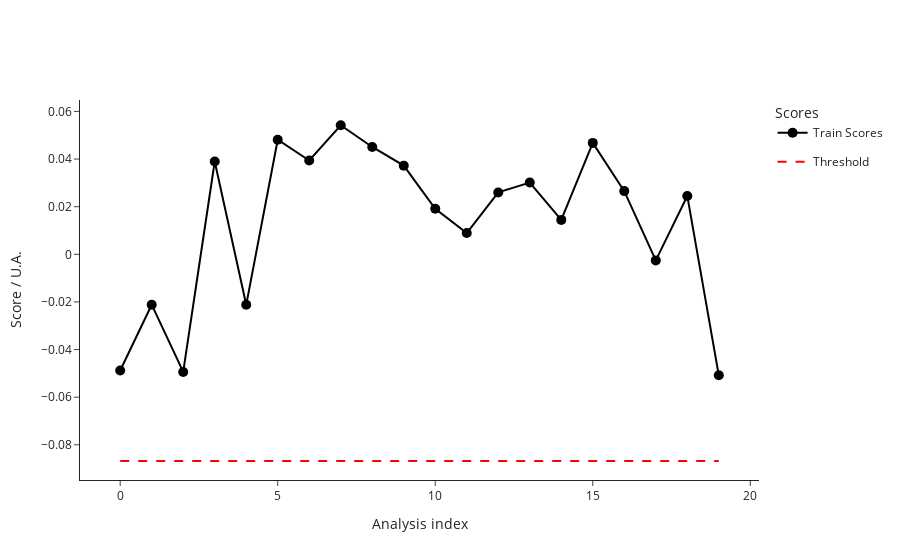

Source (notebook cell):
### Code cell
fig_train_scores=ana.plot_scores()
fig_train_scores.write_image("dev/figures/fig_train_scores.png", width=1100, height= 350, scale = 3)
fig_train_scores.show()

### Figure 1 — Plotly figure (JSON) as saved in the notebook; plotly's stock layout.template omitted (floating-point values rounded to 4 significant figures)
{"data": [{"hovertemplate": ["<b>index: </b>18<br><b>name: </b>210812_Pac--005<br><b>path: </b>C:/Users/Sandeep/Desktop/ExtractedSignals\\210812_Pac 2021-08-12 10-30-07\\210812_Pac--005.D<br><b>batch: </b>210812_Pac 2021-08-12 10-30-07<br><b>batch_position: </b>5<br><b>idle_time: </b>39.0<br><b>sample: </b>NaCl 0,9%<br><b>method: </b>SAA_411_Pac.M<br><b>timestamp: </b>2021-08-12 10:50:23<br><b>detector: </b>G1315C<br><b>pump: </b>G7110B<br><b>start_time: </b>2021-08-12 10:50:57<br><b>end_time: </b>2021-08-12 10:54:57<br><b>runtime: </b>239.7000000000036", "<b>index: </b>19<br><b>name: </b>210812_Pac--006<br><b>path: </b>C:/Users/Sandeep/Desktop/ExtractedSignals\\210812_Pac 2021-08-12 10-30-07\\210812_Pac--006.D<br><b>batch: </b>210812_Pac 2021-08-12 10-30-07<br><b>batch_position: </b>6<br><b>idle_time: </b>39.0<br><b>sample: </b>Blank<br><b>method: </b>SAA_411_Pac.M<br><b>timestamp: </b>2021-08-12 10:55:02<br><b>detector: </b>G1315C<br><b>pump: </b>G7110B<br><b>start_time: </b>2021-08-12 10:55:36<br><b>end_time: </b>2021-08-12 10:59:36<br><b>runtime: </b>239.7000000000036", "<b>index: </b>20<br><b>name: </b>210812_Pac--007<br><b>path: </b>C:/Users/Sandeep/Desktop/ExtractedSignals\\210812_Pac 2021-08-12 10-30-07\\210812_Pac--007.D<br><b>batch: </b>210812_Pac 2021-08-12 10-30-07<br><b>batch_position: </b>7<br><b>idle_time: </b>39.0<br><b>sample: </b>0.025 mg/ml<br><b>method: </b>SAA_411_Pac.M<br><b>timestamp: </b>2021-08-12 10:59:41<br><b>detector: </b>G1315C<br><b>pump: </b>G7110B<br><b>start_time: </b>2021-08-12 11:00:15<br><b>end_time: </b>2021-08-12 11:04:15<br><b>runtime: </b>239.7000000000036", "<b>index: </b>21<br><b>name: </b>210812_Pac--008<br><b>path: </b>C:/Users/Sandeep/Desktop/ExtractedSignals\\210812_Pac 2021-08-12 10-30-07\\210812_Pac--008.D<br><b>batch: </b>210812_Pac 2021-08-12 10-30-07<br><b>batch_position: </b>8<br><b>idle_time: </b>39.0<br><b>sample: </b>Blank<br><b>method: </b>SAA_411_Pac.M<br><b>timestamp: </b>2021-08-12 11:04:20<br><b>detector: </b>G1315C<br><b>pump: </b>G7110B<br><b>start_time: </b>2021-08-12 11:04:54<br><b>end_time: </b>2021-08-12 11:08:54<br><b>runtime: </b>239.7000000000036", "<b>index: </b>22<br><b>name: </b>210812_Pac--009<br><b>path: </b>C:/Users/Sandeep/Desktop/ExtractedSignals\\210812_Pac 2021-08-12 10-30-07\\210812_Pac--009.D<br><b>batch: </b>210812_Pac 2021-08-12 10-30-07<br><b>batch_position: </b>9<br><b>idle_time: </b>38.0<br><b>sample: </b>210806/036 :10<br><b>method: </b>SAA_411_Pac.M<br><b>timestamp: </b>2021-08-12 11:08:59<br><b>detector: </b>G1315C<br><b>pump: </b>G7110B<br><b>start_time: </b>2021-08-12 11:09:32<br><b>end_time: </b>2021-08-12 11:13:32<br><b>runtime: </b>239.7000000000036", "<b>index: </b>23<br><b>name: </b>210812_Pac--010<br><b>path: </b>C:/Users/Sandeep/Desktop/ExtractedSignals\\210812_Pac 2021-08-12 10-30-07\\210812_Pac--010.D<br><b>batch: </b>210812_Pac 2021-08-12 10-30-07<br><b>batch_position: </b>10<br><b>idle_time: </b>39.0<br><b>sample: </b>210806/036 :10<br><b>method: </b>SAA_411_Pac.M<br><b>timestamp: </b>2021-08-12 11:13:37<br><b>detector: </b>G7110B<br><b>pump: </b>G7110B<br><b>start_time: </b>2021-08-12 11:14:11<br><b>end_time: </b>2021-08-12 11:18:11<br><b>runtime: </b>239.7000000000036", "<b>index: </b>24<br><b>name: </b>210812_Pac--011<br><b>path: </b>C:/Users/Sandeep/Desktop/ExtractedSignals\\210812_Pac 2021-08-12 10-30-07\\210812_Pac--011.D<br><b>batch: </b>210812_Pac 2021-08-12 10-30-07<br><b>batch_position: </b>11<br><b>idle_time: </b>39.0<br><b>sample: </b>210806/036 :10<br><b>method: </b>SAA_411_Pac.M<br><b>timestamp: </b>2021-08-12 11:18:16<br><b>detector: </b>G7110B<br><b>pump: </b>G7110B<br><b>start_time: </b>2021-08-12 11:18:50<br><b>end_time: </b>2021-08-12 11:22:50<br><b>runtime: </b>239.7000000000036", "<b>index: </b>25<br><b>name: </b>210812_Pac--012<br><b>path: </b>C:/Users/Sandeep/Desktop/ExtractedSignals\\210812_Pac 2021-08-12 10-30-07\\210812_Pac--012.D<br><b>batch: </b>210812_Pac 2021-08-12 10-30-07<br><b>batch_position: </b>12<br><b>idle_time: </b>39.0<br><b>sample: </b>Blank<br><b>method: </b>SAA_411_Pac.M<br><b>timestamp: </b>2021-08-12 11:22:55<br><b>detector: </b>G1315C<br><b>pump: </b>G7110B<br><b>start_time: </b>2021-08-12 11:23:29<br><b>end_time: </b>2021-08-12 11:27:29<br><b>runtime: </b>239.7000000000036", "<b>index: </b>26<br><b>name: </b>210812_Pac--013<br><b>path: </b>C:/Users/Sandeep/Desktop/ExtractedSignals\\210812_Pac 2021-08-12 10-30-07\\210812_Pac--013.D<br><b>batch: </b>210812_Pac 2021-08-12 10-30-07<br><b>batch_position: </b>13<br><b>idle_time: </b>39.0<br><b>sample: </b>0.025 mg/ml<br><b>method: </b>SAA_411_Pac.M<br><b>timestamp: </b>2021-08-12 11:27:34<br><b>detector: </b>G1315C<br><b>pump: </b>G7110B<br><b>start_time: </b>2021-08-12 11:28:08<br><b>end_time: </b>2021-08-12 11:32:08<br><b>runtime: </b>239.7000000000036", "<b>index: </b>27<br><b>name: </b>210812_Pac--014<br><b>path: </b>C:/Users/Sandeep/Desktop/ExtractedSignals\\210812_Pac 2021-08-12 10-30-07\\210812_Pac--014.D<br><b>batch: </b>210812_Pac 2021-08-12 10-30-07<br><b>batch_position: </b>14<br><b>idle_time: </b>38.0<br><b>sample: </b>Blank<br><b>method: </b>SAA_411_Pac.M<br><b>timestamp: </b>2021-08-12 11:32:13<br><b>detector: </b>G7110B<br><b>pump: </b>G7110B<br><b>start_time: </b>2021-08-12 11:32:46<br><b>end_time: </b>2021-08-12 11:36:47<br><b>runtime: </b>239.7000000000036", "<b>index: </b>51<br><b>name: </b>210813_Pac--005<br><b>path: </b>C:/Users/Sandeep/Desktop/ExtractedSignals\\210813_Pac 2021-08-13 10-37-27\\210813_Pac--005.D<br><b>batch: </b>210813_Pac 2021-08-13 10-37-27<br><b>batch_position: </b>5<br><b>idle_time: </b>39.0<br><b>sample: </b>NaCl 0,9%<br><b>method: </b>SAA_411_Pac.M<br><b>timestamp: </b>2021-08-13 10:57:52<br><b>detector: </b>G7110B<br><b>pump: </b>G7110B<br><b>start_time: </b>2021-08-13 10:58:26<br><b>end_time: </b>2021-08-13 11:02:27<br><b>runtime: </b>239.7000000000036", "<b>index: </b>52<br><b>name: </b>210813_Pac--006<br><b>path: </b>C:/Users/Sandeep/Desktop/ExtractedSignals\\210813_Pac 2021-08-13 10-37-27\\210813_Pac--006.D<br><b>batch: </b>210813_Pac 2021-08-13 10-37-27<br><b>batch_position: </b>6<br><b>idle_time: </b>38.0<br><b>sample: </b>Blank<br><b>method: </b>SAA_411_Pac.M<br><b>timestamp: </b>2021-08-13 11:02:31<br><b>detector: </b>G1315C<br><b>pump: </b>G7110B<br><b>start_time: </b>2021-08-13 11:03:05<br><b>end_time: </b>2021-08-13 11:07:06<br><b>runtime: </b>239.7000000000036", "<b>index: </b>53<br><b>name: </b>210813_Pac--007<br><b>path: </b>C:/Users/Sandeep/Desktop/ExtractedSignals\\210813_Pac 2021-08-13 10-37-27\\210813_Pac--007.D<br><b>batch: </b>210813_Pac 2021-08-13 10-37-27<br><b>batch_position: </b>7<br><b>idle_time: </b>38.0<br><b>sample: </b>0.025 mg/ml<br><b>method: </b>SAA_411_Pac.M<br><b>timestamp: </b>2021-08-13 11:07:10<br><b>detector: </b>G1315C<br><b>pump: </b>G7116B<br><b>start_time: </b>2021-08-13 11:07:44<br><b>end_time: </b>2021-08-13 11:11:45<br><b>runtime: </b>239.7000000000036", "<b>index: </b>54<br><b>name: </b>210813_Pac--008<br><b>path: </b>C:/Users/Sandeep/Desktop/ExtractedSignals\\210813_Pac 2021-08-13 10-37-27\\210813_Pac--008.D<br><b>batch: </b>210813_Pac 2021-08-13 10-37-27<br><b>batch_position: </b>8<br><b>idle_time: </b>38.0<br><b>sample: </b>Blank<br><b>method: </b>SAA_411_Pac.M<br><b>timestamp: </b>2021-08-13 11:11:49<br><b>detector: </b>G1315C<br><b>pump: </b>G7110B<br><b>start_time: </b>2021-08-13 11:12:23<br><b>end_time: </b>2021-08-13 11:16:23<br><b>runtime: </b>239.7000000000036", "<b>index: </b>55<br><b>name: </b>210813_Pac--009<br><b>path: </b>C:/Users/Sandeep/Desktop/ExtractedSignals\\210813_Pac 2021-08-13 10-37-27\\210813_Pac--009.D<br><b>batch: </b>210813_Pac 2021-08-13 10-37-27<br><b>batch_position: </b>9<br><b>idle_time: </b>39.0<br><b>sample: </b>210812/004 :20<br><b>method: </b>SAA_411_Pac.M<br><b>timestamp: </b>2021-08-13 11:16:28<br><b>detector: </b>G1315C<br><b>pump: </b>G7110B<br><b>start_time: </b>2021-08-13 11:17:02<br><b>end_time: </b>2021-08-13 11:21:03<br><b>runtime: </b>239.7000000000036", "<b>index: </b>56<br><b>name: </b>210813_Pac--010<br><b>path: </b>C:/Users/Sandeep/Desktop/ExtractedSignals\\210813_Pac 2021-08-13 10-37-27\\210813_Pac--010.D<br><b>batch: </b>210813_Pac 2021-08-13 10-37-27<br><b>batch_position: </b>10<br><b>idle_time: </b>38.0<br><b>sample: </b>210812/004 :20<br><b>method: </b>SAA_411_Pac.M<br><b>timestamp: </b>2021-08-13 11:21:08<br><b>detector: </b>G1315C<br><b>pump: </b>G7110B<br><b>start_time: </b>2021-08-13 11:21:41<br><b>end_time: </b>2021-08-13 11:25:42<br><b>runtime: </b>239.7000000000036", "<b>index: </b>57<br><b>name: </b>210813_Pac--011<br><b>path: </b>C:/Users/Sandeep/Desktop/ExtractedSignals\\210813_Pac 2021-08-13 10-37-27\\210813_Pac--011.D<br><b>batch: </b>210813_Pac 2021-08-13 10-37-27<br><b>batch_position: </b>11<br><b>idle_time: </b>39.0<br><b>sample: </b>210812/004 :20<br><b>method: </b>SAA_411_Pac.M<br><b>timestamp: </b>2021-08-13 11:25:46<br><b>detector: </b>G1315C<br><b>pump: </b>G7110B<br><b>start_time: </b>2021-08-13 11:26:21<br><b>end_time: </b>2021-08-13 11:30:21<br><b>runtime: </b>239.7000000000036", "<b>index: </b>58<br><b>name: </b>210813_Pac--012<br><b>path: </b>C:/Users/Sandeep/Desktop/ExtractedSignals\\210813_Pac 2021-08-13 10-37-27\\210813_Pac--012.D<br><b>batch: </b>210813_Pac 2021-08-13 10-37-27<br><b>batch_position: </b>12<br><b>idle_time: </b>38.0<br><b>sample: </b>Blank<br><b>method: </b>SAA_411_Pac.M<br><b>timestamp: </b>2021-08-13 11:30:26<br><b>detector: </b>G1315C<br><b>pump: </b>G7110B<br><b>start_time: </b>2021-08-13 11:30:59<br><b>end_time: </b>2021-08-13 11:34:59<br><b>runtime: </b>239.7000000000036", "<b>index: </b>59<br><b>name: </b>210813_Pac--013<br><b>path: </b>C:/Users/Sandeep/Desktop/ExtractedSignals\\210813_Pac 2021-08-13 10-37-27\\210813_Pac--013.D<br><b>batch: </b>210813_Pac 2021-08-13 10-37-27<br><b>batch_position: </b>13<br><b>idle_time: </b>39.0<br><b>sample: </b>0.025 mg/ml<br><b>method: </b>SAA_411_Pac.M<br><b>timestamp: </b>2021-08-13 11:35:04<br><b>detector: </b>G1315C<br><b>pump: </b>G7110B<br><b>start_time: </b>2021-08-13 11:35:38<br><b>end_time: </b>2021-08-13 11:39:38<br><b>runtime: </b>239.7000000000036", "<b>index: </b>60<br><b>name: </b>210813_Pac--014<br><b>path: </b>C:/Users/Sandeep/Desktop/ExtractedSignals\\210813_Pac 2021-08-13 10-37-27\\210813_Pac--014.D<br><b>batch: </b>210813_Pac 2021-08-13 10-37-27<br><b>batch_position: </b>14<br><b>idle_time: </b>38.0<br><b>sample: </b>Blank<br><b>method: </b>SAA_411_Pac.M<br><b>timestamp: </b>2021-08-13 11:39:43<br><b>detector: </b>G1315C<br><b>pump: </b>G7110B<br><b>start_time: </b>2021-08-13 11:40:16<br><b>end_time: </b>2021-08-13 11:44:17<br><b>runtime: </b>239.7000000000036"], "legendgroup": "Train", "line": {"color": "black"}, "marker": {"color": "black", "size": 10}, "mode": "lines+markers", "name": "Train Scores", "text": ["<b>index: </b>18<br><b>name: </b>210812_Pac--005<br><b>path: </b>C:/Users/Sandeep/Desktop/ExtractedSignals\\210812_Pac 2021-08-12 10-30-07\\210812_Pac--005.D<br><b>batch: </b>210812_Pac 2021-08-12 10-30-07<br><b>batch_position: </b>5<br><b>idle_time: </b>39.0<br><b>sample: </b>NaCl 0,9%<br><b>method: </b>SAA_411_Pac.M<br><b>timestamp: </b>2021-08-12 10:50:23<br><b>detector: </b>G1315C<br><b>pump: </b>G7110B<br><b>start_time: </b>2021-08-12 10:50:57<br><b>end_time: </b>2021-08-12 10:54:57<br><b>runtime: </b>239.7000000000036", "<b>index: </b>19<br><b>name: </b>210812_Pac--006<br><b>path: </b>C:/Users/Sandeep/Desktop/ExtractedSignals\\210812_Pac 2021-08-12 10-30-07\\210812_Pac--006.D<br><b>batch: </b>210812_Pac 2021-08-12 10-30-07<br><b>batch_position: </b>6<br><b>idle_time: </b>39.0<br><b>sample: </b>Blank<br><b>method: </b>SAA_411_Pac.M<br><b>timestamp: </b>2021-08-12 10:55:02<br><b>detector: </b>G1315C<br><b>pump: </b>G7110B<br><b>start_time: </b>2021-08-12 10:55:36<br><b>end_time: </b>2021-08-12 10:59:36<br><b>runtime: </b>239.7000000000036", "<b>index: </b>20<br><b>name: </b>210812_Pac--007<br><b>path: </b>C:/Users/Sandeep/Desktop/ExtractedSignals\\210812_Pac 2021-08-12 10-30-07\\210812_Pac--007.D<br><b>batch: </b>210812_Pac 2021-08-12 10-30-07<br><b>batch_position: </b>7<br><b>idle_time: </b>39.0<br><b>sample: </b>0.025 mg/ml<br><b>method: </b>SAA_411_Pac.M<br><b>timestamp: </b>2021-08-12 10:59:41<br><b>detector: </b>G1315C<br><b>pump: </b>G7110B<br><b>start_time: </b>2021-08-12 11:00:15<br><b>end_time: </b>2021-08-12 11:04:15<br><b>runtime: </b>239.7000000000036", "<b>index: </b>21<br><b>name: </b>210812_Pac--008<br><b>path: </b>C:/Users/Sandeep/Desktop/ExtractedSignals\\210812_Pac 2021-08-12 10-30-07\\210812_Pac--008.D<br><b>batch: </b>210812_Pac 2021-08-12 10-30-07<br><b>batch_position: </b>8<br><b>idle_time: </b>39.0<br><b>sample: </b>Blank<br><b>method: </b>SAA_411_Pac.M<br><b>timestamp: </b>2021-08-12 11:04:20<br><b>detector: </b>G1315C<br><b>pump: </b>G7110B<br><b>start_time: </b>2021-08-12 11:04:54<br><b>end_time: </b>2021-08-12 11:08:54<br><b>runtime: </b>239.7000000000036", "<b>index: </b>22<br><b>name: </b>210812_Pac--009<br><b>path: </b>C:/Users/Sandeep/Desktop/ExtractedSignals\\210812_Pac 2021-08-12 10-30-07\\210812_Pac--009.D<br><b>batch: </b>210812_Pac 2021-08-12 10-30-07<br><b>batch_position: </b>9<br><b>idle_time: </b>38.0<br><b>sample: </b>210806/036 :10<br><b>method: </b>SAA_411_Pac.M<br><b>timestamp: </b>2021-08-12 11:08:59<br><b>detector: </b>G1315C<br><b>pump: </b>G7110B<br><b>start_time: </b>2021-08-12 11:09:32<br><b>end_time: </b>2021-08-12 11:13:32<br><b>runtime: </b>239.7000000000036", "<b>index: </b>23<br><b>name: </b>210812_Pac--010<br><b>path: </b>C:/Users/Sandeep/Desktop/ExtractedSignals\\210812_Pac 2021-08-12 10-30-07\\210812_Pac--010.D<br><b>batch: </b>210812_Pac 2021-08-12 10-30-07<br><b>batch_position: </b>10<br><b>idle_time: </b>39.0<br><b>sample: </b>210806/036 :10<br><b>method: </b>SAA_411_Pac.M<br><b>timestamp: </b>2021-08-12 11:13:37<br><b>detector: </b>G7110B<br><b>pump: </b>G7110B<br><b>start_time: </b>2021-08-12 11:14:11<br><b>end_time: </b>2021-08-12 11:18:11<br><b>runtime: </b>239.7000000000036", "<b>index: </b>24<br><b>name: </b>210812_Pac--011<br><b>path: </b>C:/Users/Sandeep/Desktop/ExtractedSignals\\210812_Pac 2021-08-12 10-30-07\\210812_Pac--011.D<br><b>batch: </b>210812_Pac 2021-08-12 10-30-07<br><b>batch_position: </b>11<br><b>idle_time: </b>39.0<br><b>sample: </b>210806/036 :10<br><b>method: </b>SAA_411_Pac.M<br><b>timestamp: </b>2021-08-12 11:18:16<br><b>detector: </b>G7110B<br><b>pump: </b>G7110B<br><b>start_time: </b>2021-08-12 11:18:50<br><b>end_time: </b>2021-08-12 11:22:50<br><b>runtime: </b>239.7000000000036", "<b>index: </b>25<br><b>name: </b>210812_Pac--012<br><b>path: </b>C:/Users/Sandeep/Desktop/ExtractedSignals\\210812_Pac 2021-08-12 10-30-07\\210812_Pac--012.D<br><b>batch: </b>210812_Pac 2021-08-12 10-30-07<br><b>batch_position: </b>12<br><b>idle_time: </b>39.0<br><b>sample: </b>Blank<br><b>method: </b>SAA_411_Pac.M<br><b>timestamp: </b>2021-08-12 11:22:55<br><b>detector: </b>G1315C<br><b>pump: </b>G7110B<br><b>start_time: </b>2021-08-12 11:23:29<br><b>end_time: </b>2021-08-12 11:27:29<br><b>runtime: </b>239.7000000000036", "<b>index: </b>26<br><b>name: </b>210812_Pac--013<br><b>path: </b>C:/Users/Sandeep/Desktop/ExtractedSignals\\210812_Pac 2021-08-12 10-30-07\\210812_Pac--013.D<br><b>batch: </b>210812_Pac 2021-08-12 10-30-07<br><b>batch_position: </b>13<br><b>idle_time: </b>39.0<br><b>sample: </b>0.025 mg/ml<br><b>method: </b>SAA_411_Pac.M<br><b>timestamp: </b>2021-08-12 11:27:34<br><b>detector: </b>G1315C<br><b>pump: </b>G7110B<br><b>start_time: </b>2021-08-12 11:28:08<br><b>end_time: </b>2021-08-12 11:32:08<br><b>runtime: </b>239.7000000000036", "<b>index: </b>27<br><b>name: </b>210812_Pac--014<br><b>path: </b>C:/Users/Sandeep/Desktop/ExtractedSignals\\210812_Pac 2021-08-12 10-30-07\\210812_Pac--014.D<br><b>batch: </b>210812_Pac 2021-08-12 10-30-07<br><b>batch_position: </b>14<br><b>idle_time: </b>38.0<br><b>sample: </b>Blank<br><b>method: </b>SAA_411_Pac.M<br><b>timestamp: </b>2021-08-12 11:32:13<br><b>detector: </b>G7110B<br><b>pump: </b>G7110B<br><b>start_time: </b>2021-08-12 11:32:46<br><b>end_time: </b>2021-08-12 11:36:47<br><b>runtime: </b>239.7000000000036", "<b>index: </b>51<br><b>name: </b>210813_Pac--005<br><b>path: </b>C:/Users/Sandeep/Desktop/ExtractedSignals\\210813_Pac 2021-08-13 10-37-27\\210813_Pac--005.D<br><b>batch: </b>210813_Pac 2021-08-13 10-37-27<br><b>batch_position: </b>5<br><b>idle_time: </b>39.0<br><b>sample: </b>NaCl 0,9%<br><b>method: </b>SAA_411_Pac.M<br><b>timestamp: </b>2021-08-13 10:57:52<br><b>detector: </b>G7110B<br><b>pump: </b>G7110B<br><b>start_time: </b>2021-08-13 10:58:26<br><b>end_time: </b>2021-08-13 11:02:27<br><b>runtime: </b>239.7000000000036", "<b>index: </b>52<br><b>name: </b>210813_Pac--006<br><b>path: </b>C:/Users/Sandeep/Desktop/ExtractedSignals\\210813_Pac 2021-08-13 10-37-27\\210813_Pac--006.D<br><b>batch: </b>210813_Pac 2021-08-13 10-37-27<br><b>batch_position: </b>6<br><b>idle_time: </b>38.0<br><b>sample: </b>Blank<br><b>method: </b>SAA_411_Pac.M<br><b>timestamp: </b>2021-08-13 11:02:31<br><b>detector: </b>G1315C<br><b>pump: </b>G7110B<br><b>start_time: </b>2021-08-13 11:03:05<br><b>end_time: </b>2021-08-13 11:07:06<br><b>runtime: </b>239.7000000000036", "<b>index: </b>53<br><b>name: </b>210813_Pac--007<br><b>path: </b>C:/Users/Sandeep/Desktop/ExtractedSignals\\210813_Pac 2021-08-13 10-37-27\\210813_Pac--007.D<br><b>batch: </b>210813_Pac 2021-08-13 10-37-27<br><b>batch_position: </b>7<br><b>idle_time: </b>38.0<br><b>sample: </b>0.025 mg/ml<br><b>method: </b>SAA_411_Pac.M<br><b>timestamp: </b>2021-08-13 11:07:10<br><b>detector: </b>G1315C<br><b>pump: </b>G7116B<br><b>start_time: </b>2021-08-13 11:07:44<br><b>end_time: </b>2021-08-13 11:11:45<br><b>runtime: </b>239.7000000000036", "<b>index: </b>54<br><b>name: </b>210813_Pac--008<br><b>path: </b>C:/Users/Sandeep/Desktop/ExtractedSignals\\210813_Pac 2021-08-13 10-37-27\\210813_Pac--008.D<br><b>batch: </b>210813_Pac 2021-08-13 10-37-27<br><b>batch_position: </b>8<br><b>idle_time: </b>38.0<br><b>sample: </b>Blank<br><b>method: </b>SAA_411_Pac.M<br><b>timestamp: </b>2021-08-13 11:11:49<br><b>detector: </b>G1315C<br><b>pump: </b>G7110B<br><b>start_time: </b>2021-08-13 11:12:23<br><b>end_time: </b>2021-08-13 11:16:23<br><b>runtime: </b>239.7000000000036", "<b>index: </b>55<br><b>name: </b>210813_Pac--009<br><b>path: </b>C:/Users/Sandeep/Desktop/ExtractedSignals\\210813_Pac 2021-08-13 10-37-27\\210813_Pac--009.D<br><b>batch: </b>210813_Pac 2021-08-13 10-37-27<br><b>batch_position: </b>9<br><b>idle_time: </b>39.0<br><b>sample: </b>210812/004 :20<br><b>method: </b>SAA_411_Pac.M<br><b>timestamp: </b>2021-08-13 11:16:28<br><b>detector: </b>G1315C<br><b>pump: </b>G7110B<br><b>start_time: </b>2021-08-13 11:17:02<br><b>end_time: </b>2021-08-13 11:21:03<br><b>runtime: </b>239.7000000000036", "<b>index: </b>56<br><b>name: </b>210813_Pac--010<br><b>path: </b>C:/Users/Sandeep/Desktop/ExtractedSignals\\210813_Pac 2021-08-13 10-37-27\\210813_Pac--010.D<br><b>batch: </b>210813_Pac 2021-08-13 10-37-27<br><b>batch_position: </b>10<br><b>idle_time: </b>38.0<br><b>sample: </b>210812/004 :20<br><b>method: </b>SAA_411_Pac.M<br><b>timestamp: </b>2021-08-13 11:21:08<br><b>detector: </b>G1315C<br><b>pump: </b>G7110B<br><b>start_time: </b>2021-08-13 11:21:41<br><b>end_time: </b>2021-08-13 11:25:42<br><b>runtime: </b>239.7000000000036", "<b>index: </b>57<br><b>name: </b>210813_Pac--011<br><b>path: </b>C:/Users/Sandeep/Desktop/ExtractedSignals\\210813_Pac 2021-08-13 10-37-27\\210813_Pac--011.D<br><b>batch: </b>210813_Pac 2021-08-13 10-37-27<br><b>batch_position: </b>11<br><b>idle_time: </b>39.0<br><b>sample: </b>210812/004 :20<br><b>method: </b>SAA_411_Pac.M<br><b>timestamp: </b>2021-08-13 11:25:46<br><b>detector: </b>G1315C<br><b>pump: </b>G7110B<br><b>start_time: </b>2021-08-13 11:26:21<br><b>end_time: </b>2021-08-13 11:30:21<br><b>runtime: </b>239.7000000000036", "<b>index: </b>58<br><b>name: </b>210813_Pac--012<br><b>path: </b>C:/Users/Sandeep/Desktop/ExtractedSignals\\210813_Pac 2021-08-13 10-37-27\\210813_Pac--012.D<br><b>batch: </b>210813_Pac 2021-08-13 10-37-27<br><b>batch_position: </b>12<br><b>idle_time: </b>38.0<br><b>sample: </b>Blank<br><b>method: </b>SAA_411_Pac.M<br><b>timestamp: </b>2021-08-13 11:30:26<br><b>detector: </b>G1315C<br><b>pump: </b>G7110B<br><b>start_time: </b>2021-08-13 11:30:59<br><b>end_time: </b>2021-08-13 11:34:59<br><b>runtime: </b>239.7000000000036", "<b>index: </b>59<br><b>name: </b>210813_Pac--013<br><b>path: </b>C:/Users/Sandeep/Desktop/ExtractedSignals\\210813_Pac 2021-08-13 10-37-27\\210813_Pac--013.D<br><b>batch: </b>210813_Pac 2021-08-13 10-37-27<br><b>batch_position: </b>13<br><b>idle_time: </b>39.0<br><b>sample: </b>0.025 mg/ml<br><b>method: </b>SAA_411_Pac.M<br><b>timestamp: </b>2021-08-13 11:35:04<br><b>detector: </b>G1315C<br><b>pump: </b>G7110B<br><b>start_time: </b>2021-08-13 11:35:38<br><b>end_time: </b>2021-08-13 11:39:38<br><b>runtime: </b>239.7000000000036", "<b>index: </b>60<br><b>name: </b>210813_Pac--014<br><b>path: </b>C:/Users/Sandeep/Desktop/ExtractedSignals\\210813_Pac 2021-08-13 10-37-27\\210813_Pac--014.D<br><b>batch: </b>210813_Pac 2021-08-13 10-37-27<br><b>batch_position: </b>14<br><b>idle_time: </b>38.0<br><b>sample: </b>Blank<br><b>method: </b>SAA_411_Pac.M<br><b>timestamp: </b>2021-08-13 11:39:43<br><b>detector: </b>G1315C<br><b>pump: </b>G7110B<br><b>start_time: </b>2021-08-13 11:40:16<br><b>end_time: </b>2021-08-13 11:44:17<br><b>runtime: </b>239.7000000000036"], "type": "scatter", "x": [0, 1, 2, 3, 4, 5, 6, 7, 8, 9, 10, 11, 12, 13, 14, 15, 16, 17, 18, 19], "y": [-0.04879, -0.02117, -0.04941, 0.03898, -0.02122, 0.04813, 0.03938, 0.05419, 0.04507, 0.03723, 0.01914, 0.008921, 0.02598, 0.03012, 0.01445, 0.04677, 0.02653, -0.002559, 0.0245, -0.05082]}, {"legendgroup": "Threshold", "line": {"color": "red", "dash": "dash"}, "mode": "lines", "name": "Threshold", "type": "scatter", "x": [0, 19], "y": [-0.0868, -0.0868]}], "layout": {"legend": {"title": {"text": "Scores"}}, "xaxis": {"title": {"text": "Analysis index"}}, "yaxis": {"title": {"text": "Score / U.A."}}}}
